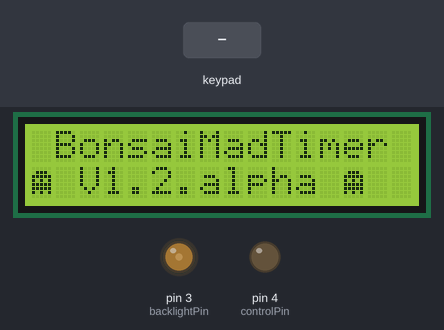
Bench run of a sketch on a simulated Arduino Nano, built with avr-gcc and run on an emulated ATmega328P. On the bench: 16×2 character LCD, output pins drawn as LEDs (lit = HIGH). Inputs (shaded band) come from the test bench.

Above: at 0.2 s.
At 3.3 s:
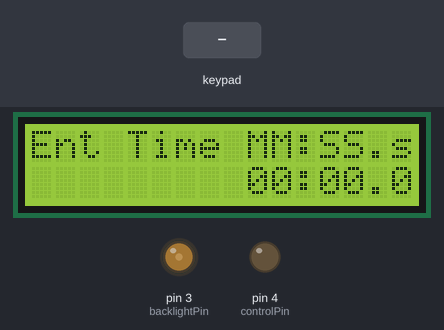
3.4 s: keypad keys 5 6 7 8 D pressed 0.4 s apart
At 5.09 s:
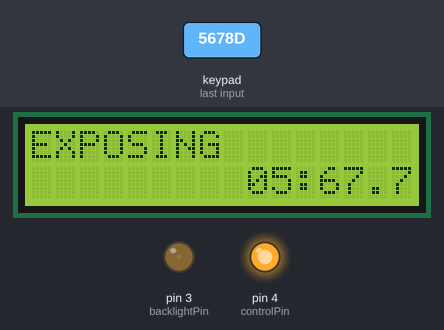
Timing chart, 0 to 6.6 s (numbered marks = the images above; inputs shaded):
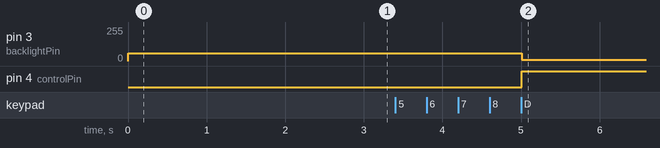

The sketch:

enlargertimer1.2.ino
```cpp
//  BonsaiMad Enlarger Timer project by A Wesley-August 14.08.2019, updated 18.2.2020
//  Code is open source and free to be modified for non-profit purposes
//  Check out leigh.works & bonsaimad.co.uk
//
//  Hardware:
//    *Arduino Nano
//    *4x4 Keypad
//        1 -> 12
//        2 -> 11
//        3 -> 10
//        4 -> 9
//        5 -> 8
//        6 -> 7
//        7 -> 6
//        8 -> 5
//    *16x2 IIC LCD (preferrably red on black, but can use safelight such as 'Kodak 1A' filter over other colours)
//        VCC -> 5v
//        GND -> GND
//        SDA -> A4
//        SCL -> A5
//        LED+ -> 3
//    *Relay
//       Signal -> pin 4
//
// -------------------------------------------------ISSUES TO ADDRESS------------------------------------------
//      If entered time is at 0 when pressing 'D', timer starts counting down from -19:00.0
// ------------------------------------------------------------------------------------------------------------


#include <Wire.h>
#include <LiquidCrystal_I2C.h>
#include <Keypad.h>
#include <elapsedMillis.h>

elapsedMillis timeElapsed;
unsigned int millisResolution = 100;

int controlPin = 4;
int backlightPin = 3;
int backlightVal = 60;
int currentTimeValue[5];
int memVal[5];
int currentState = 1;
int focusFlag = 1;
int cdrun = 0;
String versionNumber = "V1.2.alpha";

//define the keypad
const byte rows = 4;
const byte cols = 4;
char keys[rows][cols] = {

  {'1', '2', '3', 'A'},
  {'4', '5', '6', 'B'},
  {'7', '8', '9', 'C'},
  {'*', '0', '#', 'D'}
};

byte rowPins[rows] = {5, 6, 7, 8};
byte colPins[cols] = {9, 10, 11, 12};

// Define Ghosty Character
byte ghosty[8] = {
  B00000,
  B01110,
  B11111,
  B10101,
  B11111,
  B11111,
  B10101,
  B00000
};

Keypad keypad = Keypad(makeKeymap(keys), rowPins, colPins, rows, cols);
LiquidCrystal_I2C lcd(0x27, 16, 2); // set the LCD address to 0x27 for a 16 chars and 2 line display

void setup() {
  relayStatus(false);
  Serial.begin(9600);
  //setup and turn off relay
  pinMode(controlPin, OUTPUT);


  //Initialize the lcd
  lcd.init();

  //Welcome Screen.
  lcd.backlight();
  analogWrite(backlightPin, backlightVal);

  lcd.clear();
  lcd.createChar(0, ghosty);
  lcd.setCursor(0, 0);
  lcd.print(" BonsaiMadTimer ");
  lcd.setCursor(0, 1);
  lcd.print(char(0));
  lcd.print(" " + versionNumber + " ");
  lcd.print(char(0));

  delay(2000);
//
//  lcd.clear();
//  lcd.setCursor(0, 0);
//  lcd.print(char(0));
//  lcd.print(" Leigh Works ");
//  lcd.print(char(0));
//  lcd.setCursor(0, 1);
//  lcd.print("Durst M370");
//
//  delay(2000);

  //display main screen
  lcd.clear();
  dispTimeEntry();

  //setup default time to 00:00.0
  currentTimeValue[0] = '0' - 48; // " - 48 " is converting the char value into the integer value
  currentTimeValue[1] = '0' - 48;
  currentTimeValue[2] = '0' - 48;
  currentTimeValue[3] = '0' - 48;
  currentTimeValue[4] = '0' - 48;
  showEnteredTime(false);
}

void loop() {
  char key = keypad.getKey();

  //key pressed and currentState is 1
  if (int(key) != NO_KEY and currentState == 1) {

    switch (key) {
      // Manual override of the relay when not counting down for focus purposes
      case 'A':

        //Focus button pressed, englarger powered
        if ((focusFlag) == 1) {

          relayStatus(true);
          lcd.clear();
          lcd.setCursor(0, 0);
          lcd.print("Focus");
          lcd.setCursor(0, 1);
          lcd.print("Press A to exit");
          focusFlag = 2;

          //Focus button pressed again, enlarger unpowered
        } else {

          relayStatus(false);
          focusFlag = 1;
          lcd.clear();
          dispTimeEntry();
          showEnteredTime(false);
          currentState = 1;
        }
        break;

      //Clear entered time values to 0
      case 'B':
        relayStatus(false);
        currentTimeValue[0] = '0' - 48;  // - 48 " is converting the char value into the integer value
        currentTimeValue[1] = '0' - 48;
        currentTimeValue[2] = '0' - 48;
        currentTimeValue[3] = '0' - 48;
        currentTimeValue[4] = '0' - 48;
        showEnteredTime(false);
        currentState = 1;
        break;

      //Currently not used
      case 'C':
        break;

      //Expose for entered time
      case 'D':
        //Commit the entered time into a memory array
        memVal[0] = currentTimeValue[0];
        memVal[1] = currentTimeValue[1];
        memVal[2] = currentTimeValue[2];
        memVal[3] = currentTimeValue[3];
        memVal[4] = currentTimeValue[4];

        //Change currentState & set timer to run
        currentState = 2;
        cdrun = 1;
        break;

      //Currently not used
      case '*':
        break;

      //Currently not used
      case '#':
        break;

      default:
        //Successive keystokes move the values up a digit position
        currentTimeValue[0] = currentTimeValue[1];
        currentTimeValue[1] = currentTimeValue[2];
        currentTimeValue[2] = currentTimeValue[3];
        currentTimeValue[3] = currentTimeValue[4];
        currentTimeValue[4] = key - 48; // " - 48 " is converting the char value into the integer value
        showEnteredTime(false);
        break;
    }
  }

  if (currentState == 2) {
    if (int(key) != NO_KEY) {

      // Cancel the exposure and return to time entry screen, original time value remains
      if (key == 'B') {
        relayStatus(false);
        lcd.clear();
        dispTimeEntry();
        showEnteredTime(false);
        currentState = 1;
        cdrun = 0;
      }

    } else {

      //Counting down
      while ((cdrun) == 1) {
        relayStatus(true);

        //Has a 1^-10 of a second passed
        // 1/10th second decrement
        if (timeElapsed >= millisResolution) {
          --currentTimeValue[4];

          // Second decrement
          if (currentTimeValue[4] == -1) {
            --currentTimeValue[3];
            currentTimeValue[4] = 9;

            // 1^10 second decrement
            if (currentTimeValue[3] == -1) {
              --currentTimeValue[2];
              currentTimeValue[3] = 9;

              // Minute decrement
              if (currentTimeValue[2] == -1) {
                --currentTimeValue[1];
                currentTimeValue[2] = 5;

                // 1^10 Minute decrement
                if (currentTimeValue[1] == -1) {
                  --currentTimeValue[0];
                  currentTimeValue[1] = 9;
                }
              }
            }
          }

          //Displaying the countdown timer
          lcd.clear();
          lcd.setCursor(0, 0);
          lcd.print("EXPOSING");
          lcd.setCursor(9, 1);
          lcd.print(currentTimeValue[0]);
          lcd.print(currentTimeValue[1]);
          lcd.print(":");
          lcd.print(currentTimeValue[2]);
          lcd.print(currentTimeValue[3]);
          lcd.print(".");
          lcd.println(currentTimeValue[4]);

          //Reset the elapsed time counter
          timeElapsed = 0;

          //Check if countdown has finished
          if (
            (currentTimeValue[0] == 0) &&
            (currentTimeValue[1] == 0) &&
            (currentTimeValue[2] == 0) &&
            (currentTimeValue[3] == 0) &&
            (currentTimeValue[4] == 0) ) {
            currentState = 1;
            cdrun = 0;
            relayStatus(false);
            lcd.clear();
            dispTimeEntry();
            showEnteredTime(true); //Passing a true state so that the stored time is recalled

          } else {

            relayStatus(true);
          }
          break;
        }
      }
    }
  }
}

//Displaying the time entered
void showEnteredTime(bool cdEnd) {

  if (cdEnd){ // If boolean state is true, recall stored value from memVal[]
  currentTimeValue[0] = memVal[0];
  currentTimeValue[1] = memVal[1];
  currentTimeValue[2] = memVal[2];
  currentTimeValue[3] = memVal[3];
  currentTimeValue[4] = memVal[4];
  }

  lcd.setCursor(9, 1);
  lcd.print(currentTimeValue[0]);
  lcd.print(currentTimeValue[1]);
  lcd.print(":");
  lcd.print(currentTimeValue[2]);
  lcd.print(currentTimeValue[3]);
  lcd.print(".");
  lcd.print(currentTimeValue[4]);
}

//Controling the output to the relay & backlight dependent on the state the timer is in
void relayStatus(bool state) {
  if (state) {
    digitalWrite(controlPin, HIGH);
    analogWrite(backlightPin, 10);
  } else {
    digitalWrite(controlPin, LOW);
    analogWrite(backlightPin, backlightVal);
  }
}

//Displaying user prompt
void dispTimeEntry() {
  lcd.clear();
  lcd.setCursor(0, 0);
  lcd.print("Ent Time MM:SS.s");
}
```

Measured:
- after the input at 3.4 s, pin 3 (backlightPin): 60/255 → 10/255 after 1.6 s; pin 4 (controlPin): LOW → HIGH after 1.6 s; the display: first changes at once (image 2 shows a later state)
